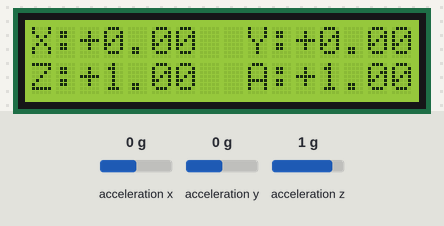
Simulated run of this sketch. Board: Arduino Uno, built with avr-gcc and run on an emulated ATmega328P. On the bench: 16×2 character LCD. Wiring (inferred from the names in the program): MPU-6050 motion sensor at I2C address 0x68. The test bench sets the inputs (shaded band); at power-on: acceleration x 0 g, acceleration y 0 g, acceleration z 1 g. What the sketch prints to the serial monitor is not drawn.

Above: at 1.2 s.
1.3 s: acceleration x set to -0.2 g
At 2.9 s:
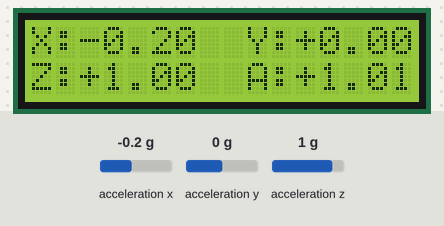
3.5 s: acceleration y set to -0.2 g
At 5.0 s:
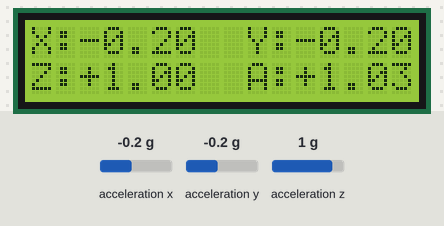
5.6 s: acceleration z set to 0.1 g
At 7.0 s:
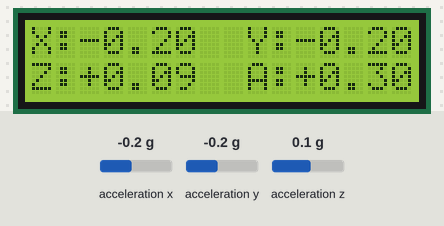
7.6 s: acceleration z set to -0.2 g
At 9.0 s:
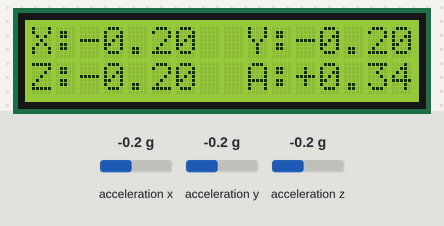
9.6 s: acceleration x set to 0 g
At 11.0 s:
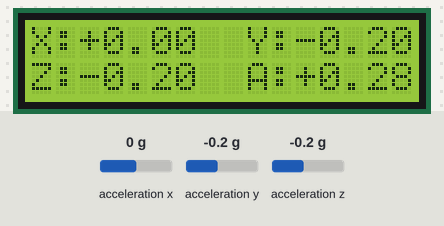
11.6 s: acceleration y set to 0.8 g
At 13.1 s:
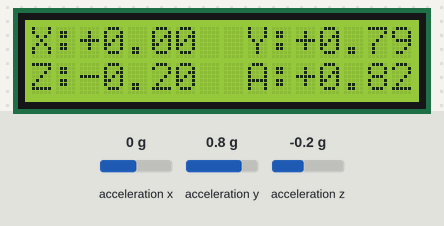
Timing chart, 0 to 14.6 s (numbered marks = the images above; inputs shaded):
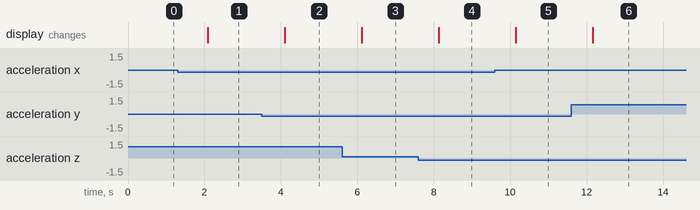

Measured:
- the behaviour switches between 0 and -0.1 g on acceleration x (found by bisection; images 0 and 1)
- the behaviour switches between 0 and -0.1 g on acceleration y (found by bisection; images 1 and 2)
- the behaviour switches between 0 and -0.1 g on acceleration z (found by bisection; images 3 and 4)
- after the input at 1.3 s, the display: changes after 0.79 s (image 1)
- after the input at 3.5 s, the display: changes after 0.60 s (image 2)
- after the input at 5.6 s, the display: changes after 0.52 s (image 3)
- after the input at 7.6 s, the display: changes after 0.53 s (image 4)
- after the input at 9.6 s, the display: changes after 0.54 s (image 5)
- after the input at 11.6 s, the display: changes after 0.56 s (image 6)

The sketch:

mpu6050.ino
```cpp
#include <LiquidCrystal.h>
#include <Wire.h>

const int8_t MPU_I2C_ADDR = 0x68; // address of the MPU-6050 device

const int8_t ACCEL_CONFIG = 0x1C; // Accelerometer Configuration
const int8_t ACCEL_XOUT_H = 0x3B; // Accelerometer Measurements
const int8_t PWR_MGMT_1   = 0x6B; // Power Management 1 register address

// accelerometer full scale modes
const int8_t AFS_SEL_2G   = 0x00;
const int8_t AFS_SEL_4G   = 0x08;
const int8_t AFS_SEL_8G   = 0x10;
const int8_t AFS_SEL_16G  = 0x18;

float to_g_force;

// declare the LCD wiring schema used
LiquidCrystal lcd(12, 11, 5, 4, 3, 2);

// define the masks for the two rows
static char* upper_row = "X:       Y:     ";
static char* lower_row = "Z:       A:     ";

void sprintf_accel(char* buffer, int pos, float value) {
  // convert the floating point value in cents
  int cents = static_cast<int>(value * 100);
  // print the sign
  if (cents >= 0)
    buffer[pos++] = '+';
  else
    buffer[pos++] = '-';
  // print the value, or 9.99 if it is too big
  cents = min(999, labs(cents));
  buffer[pos++] = '0' + cents / 100 % 10; // units
  buffer[pos++] = '.';                    // decimal separator
  buffer[pos++] = '0' + cents /  10 % 10; // tenths
  buffer[pos++] = '0' + cents       % 10; // cents
}

void setup() {
  // initialize the Wire library
  Wire.begin();

  // wake up the mpu-6050 unit
  Wire.beginTransmission(MPU_I2C_ADDR);
  Wire.write(PWR_MGMT_1);
  Wire.write(0);
  Wire.endTransmission();

  // select the accelerometer full scale
  int8_t afs_sel = AFS_SEL_2G;

  // set the accelerometer full scale
  Wire.beginTransmission(MPU_I2C_ADDR);
  Wire.write(ACCEL_CONFIG);
  Wire.write(afs_sel);
  Wire.endTransmission();

  // set the acceleration conversion factor
  to_g_force = 1. / (16384 >> (afs_sel >> 3 & 0x03));

  // initialize the LCD display
  lcd.begin(16, 2);

  // print the first row template
  lcd.setCursor(0, 0);
  lcd.print(upper_row);

  // print the second row template
  lcd.setCursor(0, 1);
  lcd.print(lower_row);

  // initialize the serial port
  Serial.begin(9600);
}

void loop() {
  // point to the first accelerometer register
  Wire.beginTransmission(MPU_I2C_ADDR);
  Wire.write(ACCEL_XOUT_H);
  Wire.endTransmission();

  // read six bytes of data
  Wire.requestFrom(MPU_I2C_ADDR, 6);

  // the most significant byte is transmitted first!
  int16_t accel_x = Wire.read() << 8 | Wire.read();
  int16_t accel_y = Wire.read() << 8 | Wire.read();
  int16_t accel_z = Wire.read() << 8 | Wire.read();

  // convert the accelerometer readings to g-force values
  float accel_x_g = accel_x * to_g_force;
  float accel_y_g = accel_y * to_g_force;
  float accel_z_g = accel_z * to_g_force;

  // calculate the total acceleration
  float a = sqrt(
    accel_x_g * accel_x_g
    + accel_y_g * accel_y_g
    + accel_z_g * accel_z_g);

  // print the acceleration values into the row templates
  sprintf_accel(upper_row,  2, accel_x_g);
  sprintf_accel(upper_row, 11, accel_y_g);
  sprintf_accel(lower_row,  2, accel_z_g);
  sprintf_accel(lower_row, 11, a);

  // update the display
  lcd.setCursor(0, 0);
  lcd.print(upper_row);
  lcd.setCursor(0, 1);
  lcd.print(lower_row);

  // print the acceleration values
  Serial.println(String(accel_x) + ": " + accel_x_g);
  Serial.println(String(accel_y) + ": " + accel_y_g);
  Serial.println(String(accel_z) + ": " + accel_z_g);
  Serial.println(" ");

  // wait some time before the next acquisition
  delay(1000);
}
```
